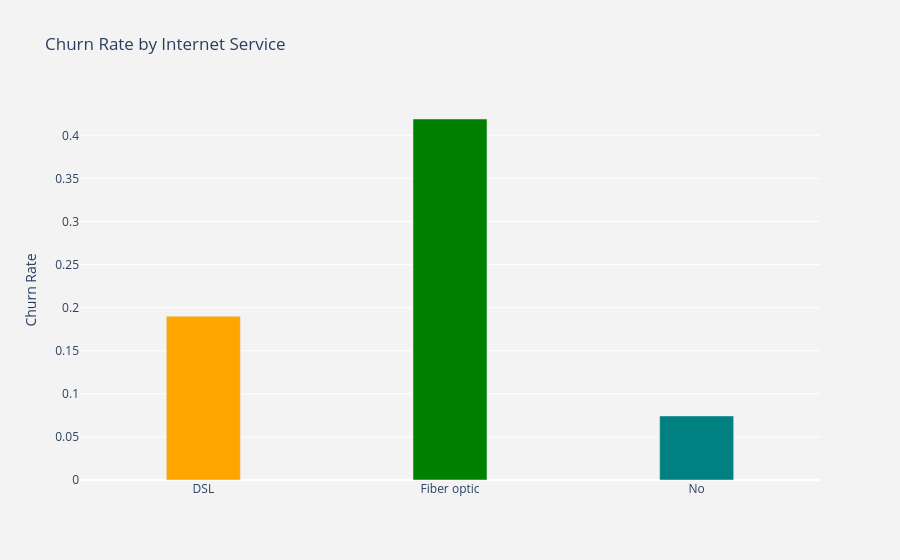

The cell this chart's notebook holds for it:
### Markdown cell above
Customers **without** tech support churn about twice as often (31.2%) as those **with** it (15.2%). Tech support looks like a genuine retention lever, not just a correlation.

### Code cell
# Churn rate by internet service type
plot_by_internet_service = df.groupby('InternetService').Churn.mean().reset_index()
plot_data = [go.Bar(x=plot_by_internet_service['InternetService'], y=plot_by_internet_service['Churn'], width=[0.3, 0.3, 0.3],
                     marker=dict(color=['orange', 'green', 'teal']))]
plot_layout = go.Layout(xaxis={"type": "category"}, yaxis={"title": "Churn Rate"}, title='Churn Rate by Internet Service',
                         plot_bgcolor='rgb(243,243,243)', paper_bgcolor='rgb(243,243,243)')
fig = go.Figure(data=plot_data, layout=plot_layout)
po.iplot(fig)

### Figure 1 — Plotly figure (JSON) as saved in the notebook; plotly's stock layout.template omitted (floating-point values rounded to 4 significant figures)
{"data": [{"marker": {"color": ["orange", "green", "teal"]}, "type": "bar", "width": [0.3, 0.3, 0.3], "x": ["DSL", "Fiber optic", "No"], "y": [0.19, 0.4189, 0.07434]}], "layout": {"paper_bgcolor": "rgb(243,243,243)", "plot_bgcolor": "rgb(243,243,243)", "title": {"text": "Churn Rate by Internet Service"}, "xaxis": {"type": "category"}, "yaxis": {"title": {"text": "Churn Rate"}}}}
